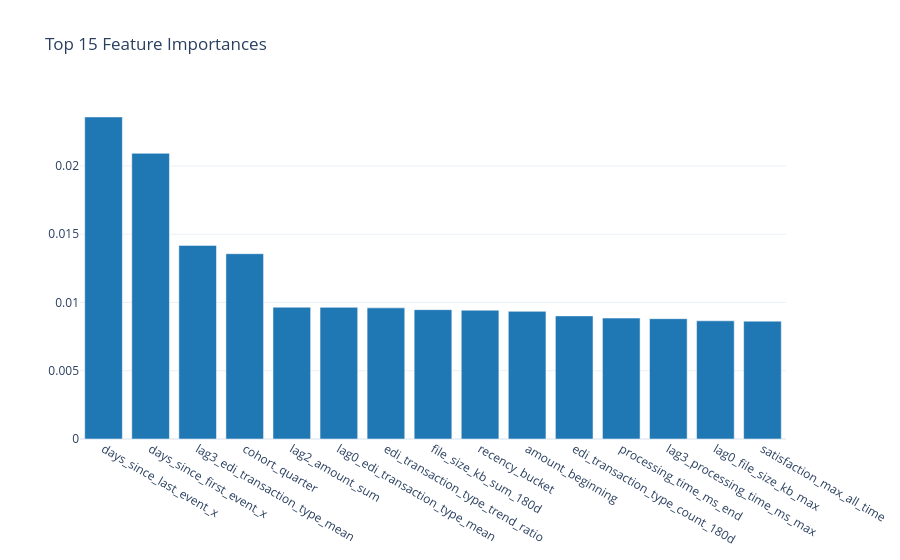

The notebook cell saved with this chart:
### Markdown cell above
[//]: # (cr:doc name='8_4_feature_importance_random_forest' id=def19de4)
## 8.4 Feature Importance (Random Forest)

### Code cell
# @cr:code name='plot_feature_importance' id=53277937
if not _skip_modeling:
    rf_model = models["Random Forest"]
    importance_df = native_pd.DataFrame({
        "Feature": _feature_names,
        "Importance": rf_model.feature_importances_
    }).sort_values("Importance", ascending=False)

    top_n = 15
    top_features = importance_df.head(top_n)

    fig = charts.bar_chart(
        top_features["Feature"].tolist(),
        top_features["Importance"].tolist(),
        title=f"Top {top_n} Feature Importances"
    )
    display_figure(fig)

### Figure 1 — Plotly figure (JSON) as saved in the notebook; plotly's stock layout.template omitted (floating-point values rounded to 4 significant figures)
{"data": [{"marker": {"color": "#1f77b4"}, "type": "bar", "x": ["days_since_last_event_x", "days_since_first_event_x", "lag3_edi_transaction_type_mean", "cohort_quarter", "lag2_amount_sum", "lag0_edi_transaction_type_mean", "edi_transaction_type_trend_ratio", "file_size_kb_sum_180d", "recency_bucket", "amount_beginning", "edi_transaction_type_count_180d", "processing_time_ms_end", "lag3_processing_time_ms_max", "lag0_file_size_kb_max", "satisfaction_max_all_time"], "y": [0.02359, 0.02092, 0.01418, 0.01357, 0.009652, 0.009642, 0.009604, 0.009471, 0.009431, 0.009347, 0.009017, 0.008856, 0.008811, 0.008655, 0.008631]}], "layout": {"title": {"text": "Top 15 Feature Importances"}, "xaxis": {"title": {}}, "yaxis": {"title": {}}}}
